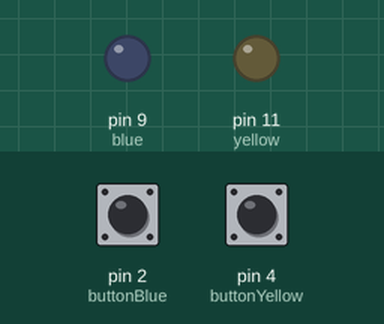
The sketch below on a simulated Arduino Uno, built with avr-gcc and run on an emulated ATmega328P. Parts: output pins drawn as LEDs (lit = HIGH). The test bench sets the inputs (shaded band); at power-on: pin 2 (buttonBlue) LOW, pin 4 (buttonYellow) LOW.

Above: at 1.2 s.
1.3 s: pin 2 (buttonBlue) pulled HIGH for 0.15 s
At 2.5 s:
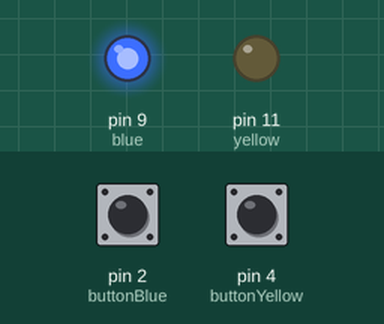
2.9 s: pin 4 (buttonYellow) pulled HIGH for 0.15 s
At 3.8 s:
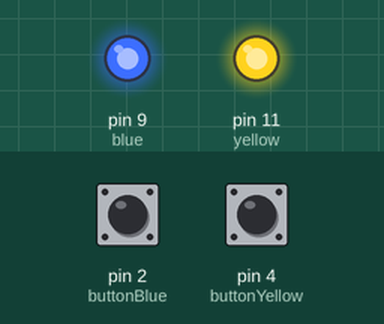
4.5 s: pin 2 (buttonBlue) pulled HIGH for 1 s
At 5.0 s:
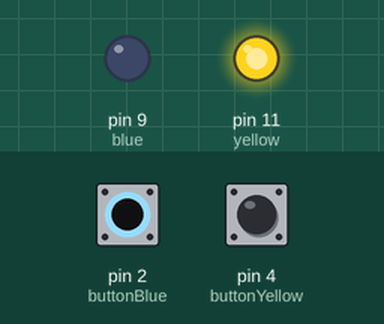
7.0 s: pin 2 (buttonBlue) pulled HIGH for 3.2 s
At 8.1 s:
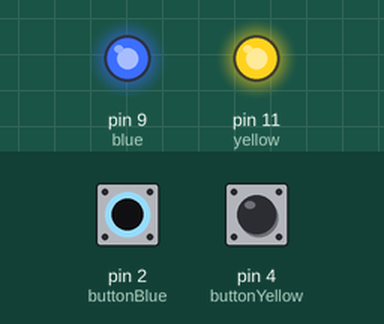
11.7 s: pin 4 (buttonYellow) pulled HIGH for 1 s
At 12.9 s:
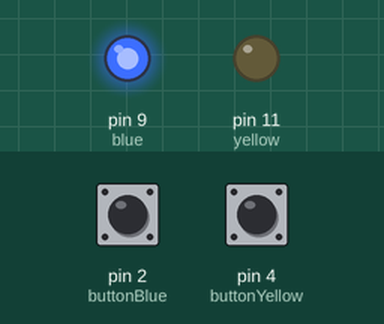
Timing chart, 0 to 14.7 s (numbered marks = the images above; inputs shaded):
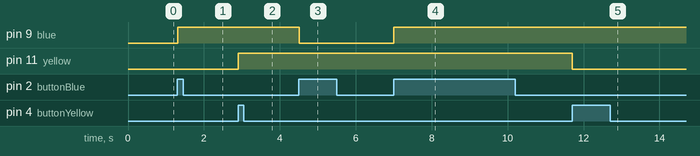

Measured:
- after the input at 1.3 s, pin 9 (blue): LOW → HIGH at once
- after the input at 2.9 s, pin 11 (yellow): LOW → HIGH at once
- after the input at 4.5 s, pin 9 (blue): HIGH → LOW at once
- after the input at 7.0 s, pin 9 (blue): LOW → HIGH at once
- after the input at 11.7 s, pin 11 (yellow): HIGH → LOW at once

The sketch:

Two-buttons-change-button-state.ino
```cpp
// Variables for blue button + led
const int blue = 9;
const int buttonBlue = 2;
boolean lastButtonBlue = LOW;     // Boolean variables can only be on/off (true/false)
boolean currentButtonBlue = LOW;  // The boolean variables check the current status of the button
boolean ledOnBlue = false;

// Variables for yellow button + led
const int yellow = 11;
const int buttonYellow = 4;
boolean lastButtonYellow = LOW;
boolean currentButtonYellow = LOW;
boolean ledOnYellow = false;

// Setup buttons and leds to pins
void setup() {
  pinMode(blue, OUTPUT);
  pinMode(yellow, OUTPUT);
  pinMode(buttonBlue, INPUT);
  pinMode(buttonYellow, INPUT);
}

// Debounce function for the blue button
boolean debounceBlue(boolean lastBlue){
  boolean current = digitalRead(buttonBlue);
  if(lastBlue != current){
    delay(5);
    current = digitalRead(buttonBlue);
    }
    return current;
}

// Debounce function for the yellow button
boolean debounceYellow(boolean lastYellow){
  boolean current = digitalRead(buttonYellow);
  if(lastYellow != current){
    delay(5);
    current = digitalRead(buttonYellow);
    }
    return current;
}

void loop() {
  // Calling the debounce functions
  currentButtonBlue = debounceBlue(lastButtonBlue);
  currentButtonYellow = debounceYellow(lastButtonYellow);

  // Statement that test the current state and change according to current button (blue)
  if(lastButtonBlue == LOW && currentButtonBlue == HIGH){
    ledOnBlue = !ledOnBlue;
    }
    lastButtonBlue = currentButtonBlue;
    digitalWrite(blue, ledOnBlue);

  // Statement that test the current state and change according to current button (yellow)
  if(lastButtonYellow == LOW && currentButtonYellow == HIGH){
    ledOnYellow = !ledOnYellow;
    }
    lastButtonYellow = currentButtonYellow;
    digitalWrite(yellow, ledOnYellow);
}
```
